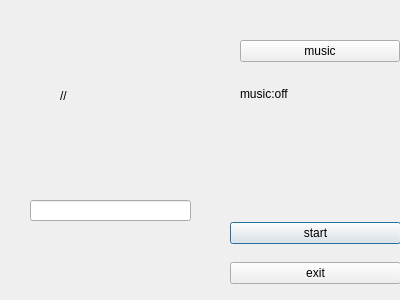
<?xml version="1.0" encoding="UTF-8"?>
<ui version="4.0">
 <class>Dialog</class>
 <widget class="QDialog" name="Dialog">
  <property name="geometry">
   <rect>
    <x>0</x>
    <y>0</y>
    <width>400</width>
    <height>300</height>
   </rect>
  </property>
  <property name="windowTitle">
   <string>Dialog</string>
  </property>
  <widget class="QLabel" name="god">
   <property name="geometry">
    <rect>
     <x>60</x>
     <y>30</y>
     <width>201</width>
     <height>131</height>
    </rect>
   </property>
   <property name="text">
    <string>//</string>
   </property>
  </widget>
  <widget class="QLineEdit" name="name">
   <property name="geometry">
    <rect>
     <x>30</x>
     <y>200</y>
     <width>161</width>
     <height>21</height>
    </rect>
   </property>
  </widget>
  <widget class="QWidget" name="verticalLayoutWidget">
   <property name="geometry">
    <rect>
     <x>230</x>
     <y>210</y>
     <width>171</width>
     <height>86</height>
    </rect>
   </property>
   <layout class="QVBoxLayout" name="verticalLayout">
    <item>
     <widget class="QPushButton" name="start">
      <property name="text">
       <string>start</string>
      </property>
     </widget>
    </item>
    <item>
     <widget class="QPushButton" name="exit">
      <property name="text">
       <string>exit</string>
      </property>
     </widget>
    </item>
   </layout>
  </widget>
  <widget class="QWidget" name="verticalLayoutWidget_2">
   <property name="geometry">
    <rect>
     <x>240</x>
     <y>40</y>
     <width>160</width>
     <height>80</height>
    </rect>
   </property>
   <layout class="QVBoxLayout" name="verticalLayout_2">
    <item>
     <widget class="QPushButton" name="music_switch">
      <property name="text">
       <string>music</string>
      </property>
     </widget>
    </item>
    <item>
     <widget class="QLabel" name="music_c">
      <property name="text">
       <string>music:off</string>
      </property>
     </widget>
    </item>
   </layout>
  </widget>
 </widget>
 <resources/>
 <connections/>
</ui>
